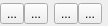
<?xml version="1.0" encoding="UTF-8"?>
<ui version="4.0">
 <class>mqMainControlsWidget</class>
 <widget class="QWidget" name="mqMainControlsWidget">
  <property name="geometry">
   <rect>
    <x>0</x>
    <y>0</y>
    <width>102</width>
    <height>26</height>
   </rect>
  </property>
  <property name="sizePolicy">
   <sizepolicy hsizetype="Fixed" vsizetype="Fixed">
    <horstretch>0</horstretch>
    <verstretch>0</verstretch>
   </sizepolicy>
  </property>
  <property name="windowTitle">
   <string>Form</string>
  </property>
  <layout class="QVBoxLayout" name="mainLayout">
   <property name="spacing">
    <number>0</number>
   </property>
   <property name="leftMargin">
    <number>0</number>
   </property>
   <property name="topMargin">
    <number>0</number>
   </property>
   <property name="rightMargin">
    <number>0</number>
   </property>
   <property name="bottomMargin">
    <number>0</number>
   </property>
   <item>
    <layout class="QVBoxLayout" name="verticalLayout" stretch="0">
     <property name="spacing">
      <number>0</number>
     </property>
     <property name="topMargin">
      <number>1</number>
     </property>
     <property name="bottomMargin">
      <number>0</number>
     </property>
     <item>
      <layout class="QHBoxLayout" name="horizontalLayout">
       <property name="spacing">
        <number>0</number>
       </property>
       <item>
        <widget class="QToolButton" name="OpenData">
         <property name="toolTip">
          <string>Open Data</string>
         </property>
         <property name="text">
          <string>...</string>
         </property>
         <property name="icon">
          <iconset resource="../Icons/icons.qrc">
           <normaloff>:/Icons/fileopen22.png</normaloff>:/Icons/fileopen22.png</iconset>
         </property>
        </widget>
       </item>
       <item>
        <widget class="QToolButton" name="SaveData">
         <property name="toolTip">
          <string>Save project</string>
         </property>
         <property name="text">
          <string>...</string>
         </property>
         <property name="icon">
          <iconset resource="../Icons/icons.qrc">
           <normaloff>:/Icons/filesave22.png</normaloff>:/Icons/filesave22.png</iconset>
         </property>
        </widget>
       </item>
       <item>
        <widget class="Line" name="line">
         <property name="sizePolicy">
          <sizepolicy hsizetype="Fixed" vsizetype="Fixed">
           <horstretch>0</horstretch>
           <verstretch>0</verstretch>
          </sizepolicy>
         </property>
         <property name="frameShadow">
          <enum>QFrame::Plain</enum>
         </property>
         <property name="orientation">
          <enum>Qt::Vertical</enum>
         </property>
        </widget>
       </item>
       <item>
        <widget class="Line" name="line_3">
         <property name="sizePolicy">
          <sizepolicy hsizetype="Fixed" vsizetype="Fixed">
           <horstretch>0</horstretch>
           <verstretch>0</verstretch>
          </sizepolicy>
         </property>
         <property name="orientation">
          <enum>Qt::Vertical</enum>
         </property>
        </widget>
       </item>
       <item>
        <widget class="QToolButton" name="Undo">
         <property name="toolTip">
          <string>Undo last action</string>
         </property>
         <property name="text">
          <string>...</string>
         </property>
         <property name="icon">
          <iconset resource="../Icons/icons.qrc">
           <normaloff>:/Icons/undo.png</normaloff>:/Icons/undo.png</iconset>
         </property>
        </widget>
       </item>
       <item>
        <widget class="QToolButton" name="Redo">
         <property name="toolTip">
          <string>Redo last action</string>
         </property>
         <property name="text">
          <string>...</string>
         </property>
         <property name="icon">
          <iconset resource="../Icons/icons.qrc">
           <normaloff>:/Icons/redo.png</normaloff>:/Icons/redo.png</iconset>
         </property>
        </widget>
       </item>
       <item>
        <widget class="Line" name="line_4">
         <property name="sizePolicy">
          <sizepolicy hsizetype="Fixed" vsizetype="Fixed">
           <horstretch>0</horstretch>
           <verstretch>0</verstretch>
          </sizepolicy>
         </property>
         <property name="orientation">
          <enum>Qt::Vertical</enum>
         </property>
        </widget>
       </item>
       <item>
        <widget class="Line" name="line_2">
         <property name="sizePolicy">
          <sizepolicy hsizetype="Fixed" vsizetype="Fixed">
           <horstretch>0</horstretch>
           <verstretch>0</verstretch>
          </sizepolicy>
         </property>
         <property name="frameShadow">
          <enum>QFrame::Plain</enum>
         </property>
         <property name="orientation">
          <enum>Qt::Vertical</enum>
         </property>
        </widget>
       </item>
      </layout>
     </item>
    </layout>
   </item>
  </layout>
 </widget>
 <resources>
  <include location="../Icons/icons.qrc"/>
 </resources>
 <connections/>
</ui>
